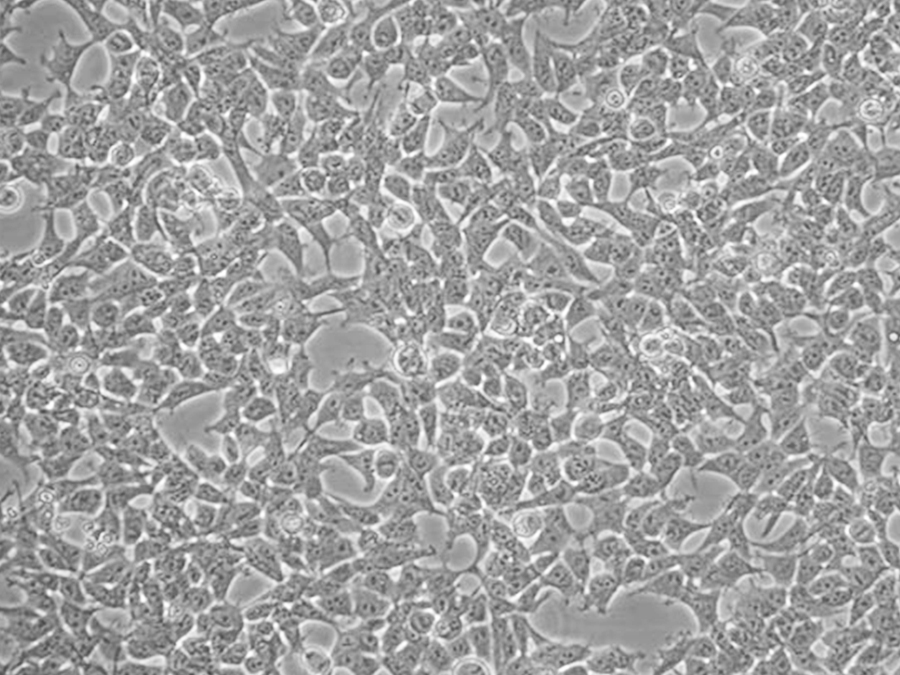
#> input picture samples/cells/cells.jpg, 900 x 675 px, found by its file name
$ python cell_to_feature.py
#> lines starting #> are read from the running program, lines starting #| are printed output that depends on the picture; after the words box and inside, x2 and y2 are one past the last pixel; in counts of white or black regions, pixels touching at a corner belong together
from pathlib import Path

import numpy as np
import pandas as pd
import matplotlib.pyplot as plt

from skimage import (
    io,
    color,
    util,
    exposure,
    filters,
    morphology,
    measure,
    segmentation,
)
from skimage.color import label2rgb
from skimage.segmentation import find_boundaries

from sklearn.preprocessing import RobustScaler
from sklearn.decomposition import PCA
from sklearn.cluster import KMeans
from sklearn.metrics import silhouette_score


# ============================================================
# 1. Reading and preprocessing
# ============================================================

def read_gray_image(image_path):
    """Read an image and convert it to a 0~1 float grayscale image."""
    image = io.imread(image_path)

    if image.ndim == 3:
        if image.shape[-1] == 4:
            image = color.rgba2rgb(image)
        image = color.rgb2gray(image)

    return util.img_as_float32(image)


def preprocess_phase_contrast(
    image,
    background_sigma=25,
    denoise_sigma=1.2,
    clahe_clip=0.015,
):
    """
    Preprocess a phase-contrast/bright-field image.

    background_sigma:
        Use a large-scale Gaussian filter to estimate the non-uniform background.
        Should be clearly larger than a typical cell radius.

    clahe_clip:
        Strength of local contrast enhancement.
    """

    image = exposure.rescale_intensity(image, out_range=(0, 1))

    # Estimate the slowly varying illumination background
    background = filters.gaussian(
        image,
        sigma=background_sigma,
        preserve_range=True,
    )

    # High-pass style background correction
    corrected = image - background

    # Remap to 0~1
    corrected = exposure.rescale_intensity(
        corrected,
        in_range=(
            np.percentile(corrected, 1),
            np.percentile(corrected, 99),
        ),
        out_range=(0, 1),
    )

    # Remove high-frequency noise while preserving boundaries
    denoised = filters.gaussian(
        corrected,
        sigma=denoise_sigma,
        preserve_range=True,
    )

    # Enhance local boundaries
    enhanced = exposure.equalize_adapthist(
        denoised,
        clip_limit=clahe_clip,
    )

    return {
        "original": image,
        "background": background,
        "corrected": corrected,
        "enhanced": enhanced,
    }


# ============================================================
# 2. First distinguish cell-covered areas from dish gaps
# ============================================================

def estimate_cell_coverage_mask(
    original,
    enhanced,
    texture_sigma=5.0,
    gradient_sigma=2.0,
    threshold_scale=0.85,
    closing_radius=7,
    opening_radius=2,
    min_coverage_area=300,
    max_hole_area=1200,
):
    """
    Estimate the "cell-covered regions" based on local texture and edge density.

    In phase-contrast images:
    - Cell regions usually have higher local grayscale std and edge density;
    - Dish gaps are usually smoother, with lower local texture and gradient.

    Returns
    -------
    coverage_mask : bool ndarray
        True marks the regions where cell instance segmentation is allowed;
        False marks dish gaps / smooth background.

    score : float ndarray
        Heuristic score of cell-coverage probability, useful for tuning and visualization.
    """

    original = exposure.rescale_intensity(original, out_range=(0, 1))
    enhanced = exposure.rescale_intensity(enhanced, out_range=(0, 1))

    # Local standard deviation: E[x^2] - E[x]^2
    local_mean = filters.gaussian(
        original,
        sigma=texture_sigma,
        preserve_range=True,
    )
    local_mean_sq = filters.gaussian(
        original ** 2,
        sigma=texture_sigma,
        preserve_range=True,
    )
    local_variance = np.maximum(
        local_mean_sq - local_mean ** 2,
        0,
    )
    local_std = np.sqrt(local_variance)

    # Edge density: cell edges and phase-contrast halos produce strong gradients
    gradient = filters.scharr(enhanced)
    gradient_density = filters.gaussian(
        gradient,
        sigma=gradient_sigma,
        preserve_range=True,
    )

    # Robust normalization separately, to avoid extreme bright points dominating the score
    def robust_normalize(arr):
        low, high = np.percentile(arr, (2, 98))
        if high <= low:
            return np.zeros_like(arr, dtype=np.float32)
        return np.clip((arr - low) / (high - low), 0, 1)

    texture_norm = robust_normalize(local_std)
    gradient_norm = robust_normalize(gradient_density)

    # For this kind of phase-contrast image, texture is usually more stable than single-point gradient
    score = 0.60 * texture_norm + 0.40 * gradient_norm
    score = filters.gaussian(
        score,
        sigma=1.5,
        preserve_range=True,
    )

    # Otsu automatic threshold, allowing recall to be tuned with threshold_scale
    otsu_threshold = filters.threshold_otsu(score)
    threshold = otsu_threshold * threshold_scale
    coverage_mask = score > threshold

    # Connect cell-covered regions broken by halos or weak texture
    if closing_radius > 0:
        coverage_mask = morphology.binary_closing(
            coverage_mask,
            morphology.disk(closing_radius),
        )

    # Remove isolated noise
    if opening_radius > 0:
        coverage_mask = morphology.binary_opening(
            coverage_mask,
            morphology.disk(opening_radius),
        )

    coverage_mask = morphology.remove_small_objects(
        coverage_mask,
        min_size=min_coverage_area,
    )

    # Fill small holes inside cells, but keep the real large dish gaps
    coverage_mask = morphology.remove_small_holes(
        coverage_mask,
        area_threshold=max_hole_area,
    )

    return coverage_mask, score


# ============================================================
# 3. Gradient-based marker-controlled Watershed
# ============================================================

def segment_confluent_cells(
    enhanced,
    coverage_mask=None,
    gradient_sigma=4.0,
    minima_h=0.015,
    compactness=0.0005,
    min_area=80,
    max_area=5000,
    remove_border_cells=True,
):
    """
    Gradient Watershed for high-density phase-contrast cells.

    Unlike binary thresholding, this does not assume a distinct background.
    The whole image is divided into cell regions based on edge ridges.

    gradient_sigma:
        Gradient smoothing scale.
        Small -> more seeds, easy to over-segment
        Large -> fewer seeds, easy to miss small cells

    minima_h:
        h-minima depth threshold.
        Small -> keep more minima, cell count increases
        Large -> keep only stable minima, cell count decreases
    """

    # Scharr is quite sensitive to the bright/dark halos in phase-contrast images
    gradient_raw = filters.scharr(enhanced)

    # Suppress small textures and noisy minima inside a single cell
    gradient = filters.gaussian(
        gradient_raw,
        sigma=gradient_sigma,
        preserve_range=True,
    )

    # If no coverage area is provided, fall back to the whole image
    if coverage_mask is None:
        coverage_mask = np.ones_like(enhanced, dtype=bool)
    else:
        coverage_mask = coverage_mask.astype(bool)

    # Cell interiors usually correspond to low-value basins in the smoothed gradient map
    minima = morphology.h_minima(
        gradient,
        h=minima_h,
    )

    # Dish gaps must not become watershed seeds
    minima &= coverage_mask

    # Remove very small minima regions
    minima = morphology.remove_small_objects(
        minima,
        min_size=4,
    )

    markers = measure.label(minima)

    print("Initial watershed seed count:", markers.max())

    if markers.max() == 0:
        raise RuntimeError(
            "No watershed seeds detected. Please reduce minima_h."
        )

    # Only partition within the cell-covered area; dish gaps remain as background 0
    labels = segmentation.watershed(
        gradient,
        markers=markers,
        mask=coverage_mask,
        compactness=compactness,
        watershed_line=True,
    )

    if remove_border_cells:
        labels = segmentation.clear_border(labels)

    # Area filtering, but must not use measure.label(labels > 0),
    # otherwise adjacent cells could merge back into one region
    filtered = np.zeros_like(labels, dtype=np.int32)
    next_label = 1

    for region in measure.regionprops(labels):
        if region.area < min_area:
            continue

        if max_area is not None and region.area > max_area:
            continue

        filtered[labels == region.label] = next_label
        next_label += 1

    return {
        "gradient_raw": gradient_raw,
        "gradient": gradient,
        "minima": minima,
        "markers": markers,
        "coverage_mask": coverage_mask,
        "labels": filtered,
    }


# ============================================================
# 4. Extract per-cell morphology and grayscale features
# ============================================================

# [8 lines left out: function intensity_std, not called in this run]


def intensity_p10(region_mask, intensity_image):
    values = intensity_image[region_mask]
    return float(np.percentile(values, 10)) if values.size else np.nan


def intensity_p90(region_mask, intensity_image):
    values = intensity_image[region_mask]
    return float(np.percentile(values, 90)) if values.size else np.nan


def extract_cell_features(image, labels):
    """Extract morphology and grayscale features from each watershed region."""

    properties = [
        "label",
        "area",
        "perimeter",
        "perimeter_crofton",
        "convex_area",
        "filled_area",
        "equivalent_diameter_area",
        "major_axis_length",
        "minor_axis_length",
        "eccentricity",
        "solidity",
        "extent",
        "orientation",
        "centroid",
        "mean_intensity",
        "min_intensity",
        "max_intensity",
    ]

    table = measure.regionprops_table(
        labels,
        intensity_image=image,
        properties=properties,
        extra_properties=[
            intensity_std,
            intensity_p10,
            intensity_p90,
        ],
    )

    df = pd.DataFrame(table)

    eps = 1e-8

    # Circularity: closer to 1 means closer to a circle
    df["circularity"] = (
        4 * np.pi * df["area"]
        / (df["perimeter_crofton"] ** 2 + eps)
    )

    # Aspect ratio
    df["aspect_ratio"] = (
        df["major_axis_length"]
        / (df["minor_axis_length"] + eps)
    )

    # Area to convex-hull area ratio
    df["convex_area_ratio"] = (
        df["area"]
        / (df["convex_area"] + eps)
    )

    # Degree of holes inside the region
    df["filled_ratio"] = (
        df["area"]
        / (df["filled_area"] + eps)
    )

    # Grayscale dynamic range
    df["intensity_range"] = (
        df["intensity_p90"]
        - df["intensity_p10"]
    )

    df = df.replace([np.inf, -np.inf], np.nan)

    return df


# ============================================================
# 5. Morphology clustering
# ============================================================

def cluster_cell_morphology(
    feature_df,
    n_clusters=3,
):
    """
    RobustScaler + PCA + KMeans.

    The clustering result represents computationally defined morphology groups,
    and must not be called biological cell types without validation.
    """

    feature_columns = [
        "area",
        "perimeter_crofton",
        "equivalent_diameter_area",
        "major_axis_length",
        "minor_axis_length",
        "eccentricity",
        "solidity",
        "extent",
        "circularity",
        "aspect_ratio",
        "convex_area_ratio",
        "filled_ratio",
        "mean_intensity",
        "intensity_std",
        "intensity_range",
    ]

    df = feature_df.copy()

    X = df[feature_columns].copy()
    X = X.fillna(X.median())

    # Apply log1p to skewed features such as area, to avoid large cells dominating the clustering
    log_columns = [
        "area",
        "perimeter_crofton",
        "equivalent_diameter_area",
        "major_axis_length",
        "minor_axis_length",
        "aspect_ratio",
    ]

    for column in log_columns:
        X[column] = np.log1p(X[column].clip(lower=0))

    scaler = RobustScaler()
    X_scaled = scaler.fit_transform(X)

    n_components = min(
        8,
        X_scaled.shape[1],
        X_scaled.shape[0] - 1,
    )

    if n_components < 2:
        raise ValueError("Too few valid cells to perform PCA clustering.")

    pca = PCA(
        n_components=n_components,
        random_state=42,
    )

    X_pca = pca.fit_transform(X_scaled)

    model = KMeans(
        n_clusters=n_clusters,
        n_init=30,
        random_state=42,
    )

    clusters = model.fit_predict(X_pca)

    df["cluster"] = clusters
    df["PC1"] = X_pca[:, 0]
    df["PC2"] = X_pca[:, 1]

    score = silhouette_score(X_pca, clusters)

    return {
        "features": df,
        "feature_columns": feature_columns,
        "X_scaled": X_scaled,
        "X_pca": X_pca,
        "scaler": scaler,
        "pca": pca,
        "model": model,
        "silhouette": score,
    }


def map_clusters_to_image(labels, clustered_df):
    """Map each cell's cluster number back onto the original image."""

    cluster_image = np.zeros_like(labels, dtype=np.int32)

    mapping = dict(
        zip(
            clustered_df["label"].astype(int),
            clustered_df["cluster"].astype(int) + 1,
        )
    )

    for cell_label, cluster_label in mapping.items():
        cluster_image[labels == cell_label] = cluster_label

    return cluster_image


# ============================================================
# 6. Visualization
# ============================================================

def visualize_segmentation(
    original,
    preprocessing,
    segmentation_result,
    output_dir,
):
    labels = segmentation_result["labels"]

    overlay = label2rgb(
        labels,
        image=original,
        bg_label=0,
        alpha=0.30,
    )

    boundaries = find_boundaries(
        labels,
        mode="outer",
    )

    boundary_overlay = color.gray2rgb(original)
    boundary_overlay[boundaries] = [1, 0, 0]

    fig, axes = plt.subplots(
        2,
        3,
        figsize=(17, 11),
    )

    axes[0, 0].imshow(original, cmap="gray")
    axes[0, 0].set_title("original")

    axes[0, 1].imshow(
        preprocessing["coverage_score"],
        cmap="magma",
    )
    axes[0, 1].set_title("cell coverage score")

    axes[0, 2].imshow(
        preprocessing["coverage_mask"],
        cmap="gray",
    )
    axes[0, 2].set_title("cell coverage mask")

    axes[1, 0].imshow(
        segmentation_result["gradient"],
        cmap="magma",
    )
    axes[1, 0].set_title("gradient smoothed")

    axes[1, 1].imshow(overlay)
    axes[1, 1].set_title(
        f"segment into: {labels.max()} areas"
    )

    axes[1, 2].imshow(boundary_overlay)
    axes[1, 2].set_title("bondary_check")

    for ax in axes.flat:
        ax.axis("off")

    plt.tight_layout()
    plt.savefig(output_dir / "result1.png", dpi = 300)


def visualize_clusters(
    original,
    labels,
    clustering_result,
    output_dir,
):
    df = clustering_result["features"]

    cluster_image = map_clusters_to_image(
        labels,
        df,
    )

    cluster_overlay = label2rgb(
        cluster_image,
        image=original,
        bg_label=0,
        alpha=0.42,
    )

    fig, axes = plt.subplots(
        1,
        2,
        figsize=(16, 7),
    )

    axes[0].imshow(cluster_overlay)
    axes[0].set_title(
        "Cluster_color_overlay_original_figure"
    )
    axes[0].axis("off")

    scatter = axes[1].scatter(
        df["PC1"],
        df["PC2"],
        c=df["cluster"],
        cmap="tab10",
        s=22,
        alpha=0.8,
    )

    axes[1].set_xlabel("PC1")
    axes[1].set_ylabel("PC2")
    axes[1].set_title(
        "PC analysis\n"
        f"silhouette={clustering_result['silhouette']:.3f}"
    )

    axes[1].legend(
        *scatter.legend_elements(),
        title="clusters",
        loc="best",
    )

    plt.tight_layout()
    plt.savefig(output_dir / "result2.png", dpi = 300)

    return cluster_image


# ============================================================
# 7. Main function
# ============================================================

def analyze_phase_contrast_cells(
    image_path,
    output_dir="cell_analysis_output",
    n_clusters=5,
):
    output_dir = Path(output_dir)
    output_dir.mkdir(
        parents=True,
        exist_ok=True,
    )

    image = read_gray_image(image_path)
#> in read_gray_image, image is the input picture: shape (675, 900, 3); min 68, max 255, mean 161.1

    prep = preprocess_phase_contrast(
        image,
        background_sigma=25,
        denoise_sigma=1.2,
        clahe_clip=0.015,
    )
#> in preprocess_phase_contrast, `enhanced = exposure.equalize_adapthist( denoised, clip_limit=clahe_cli..`:
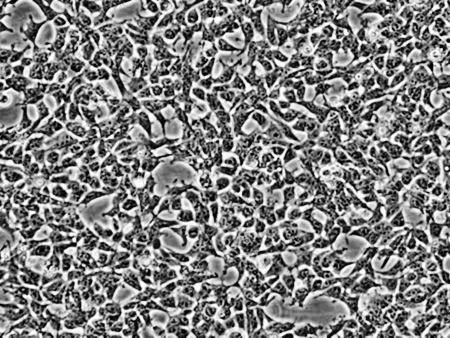
#> enhanced: shape (675, 900) float32 (shown at 1/2 size); min 0, max 1, mean 0.503
#> prep = 4 items

    # First distinguish cell-covered areas from dish gaps
    coverage_mask, coverage_score = estimate_cell_coverage_mask(
        image,
        prep["enhanced"],
        texture_sigma=5.0,
        gradient_sigma=2.0,
        threshold_scale=0.85,
        closing_radius=7,
        opening_radius=2,
        min_coverage_area=300,
        max_hole_area=1200,
    )
#> in estimate_cell_coverage_mask, `gradient_density = filters.gaussian( gradient, sigma=gradient_sigma, p..`:
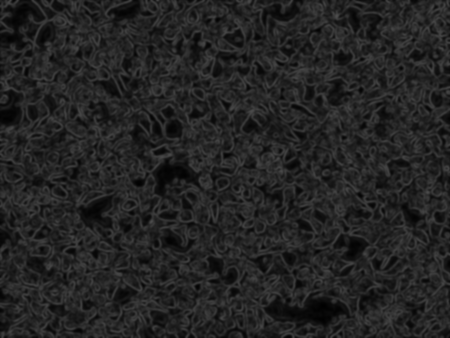
#> gradient_density: shape (675, 900) float32 (shown at 1/2 size); min 0.0017, max 0.307, mean 0.139
#> in robust_normalize, `low, high = np.percentile(arr, (2, 98))`: low = 0.0566; high = 0.216
#> in robust_normalize, `return np.clip((arr - low) / (high - low), 0, 1)`:
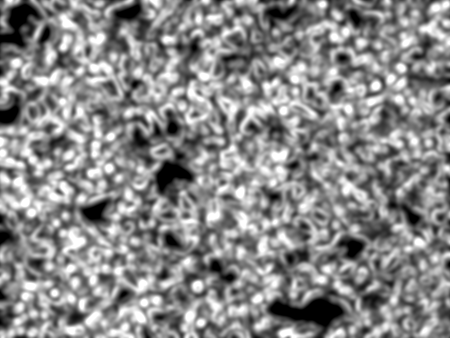
#> returned value: shape (675, 900) float32 (shown at 1/2 size); min 0, max 1, mean 0.54
#> in estimate_cell_coverage_mask, `score = 0.60 * texture_norm + 0.40 * gradient_norm`:
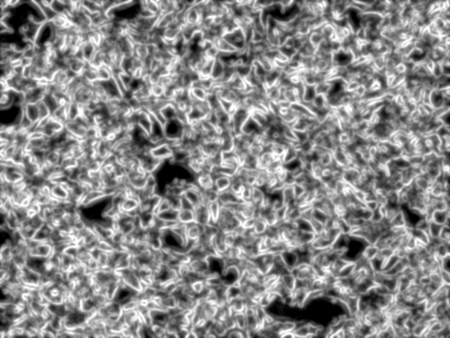
#> score: shape (675, 900) float32 (shown at 1/2 size); min 0, max 1, mean 0.532
#> in estimate_cell_coverage_mask, `otsu_threshold = filters.threshold_otsu(score)`: otsu_threshold = 0.517
#> in estimate_cell_coverage_mask, `threshold = otsu_threshold * threshold_scale`: threshold = 0.439
#> in estimate_cell_coverage_mask, `coverage_mask = score > threshold`:
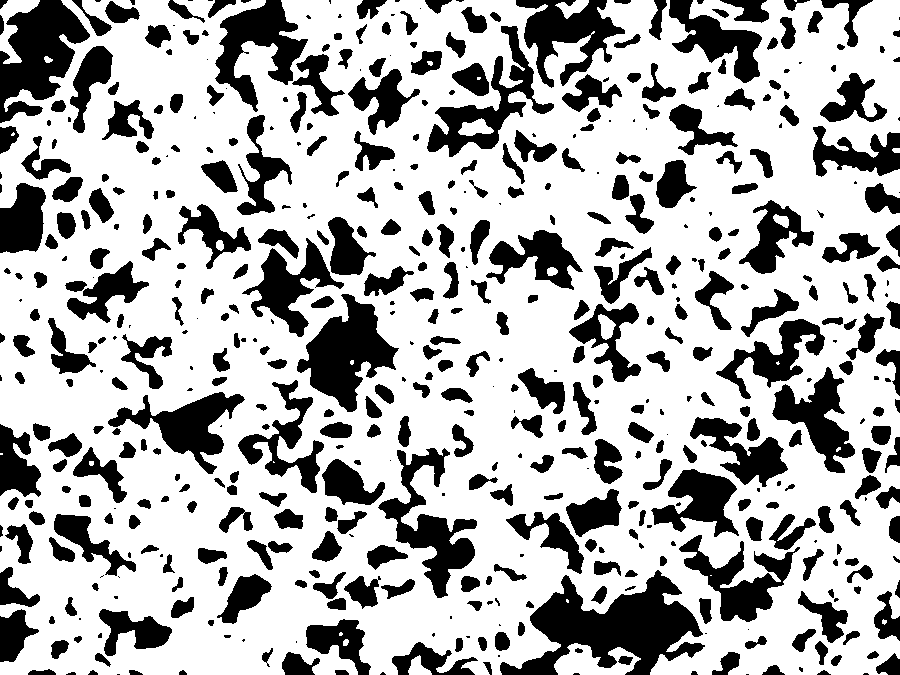
#> coverage_mask: shape (675, 900) bool; 69.6% white; 532 black regions (125 under 20 px), largest, box (x1, y1, x2, y2) and area: (500, 570, 705, 675) 10061, (0, 0, 90, 123) 6151, (297, 294, 399, 412) 5721

    prep["coverage_mask"] = coverage_mask
    prep["coverage_score"] = coverage_score

    print(
        "Estimated cell coverage rate:",
        f"{coverage_mask.mean() * 100:.1f}%"
    )
#| Estimated cell coverage rate: 89.3%

    seg = segment_confluent_cells(
        prep["enhanced"],
        coverage_mask=coverage_mask,

        # For the uploaded 900x675 image, start from the following parameters
        gradient_sigma=4.0,
        minima_h=0.015,
        compactness=0.0005,

        min_area=80,
        max_area=5000,
        remove_border_cells=True,
    )
#| Initial watershed seed count: 558
#> in segment_confluent_cells, `labels = segmentation.clear_border(labels)`:
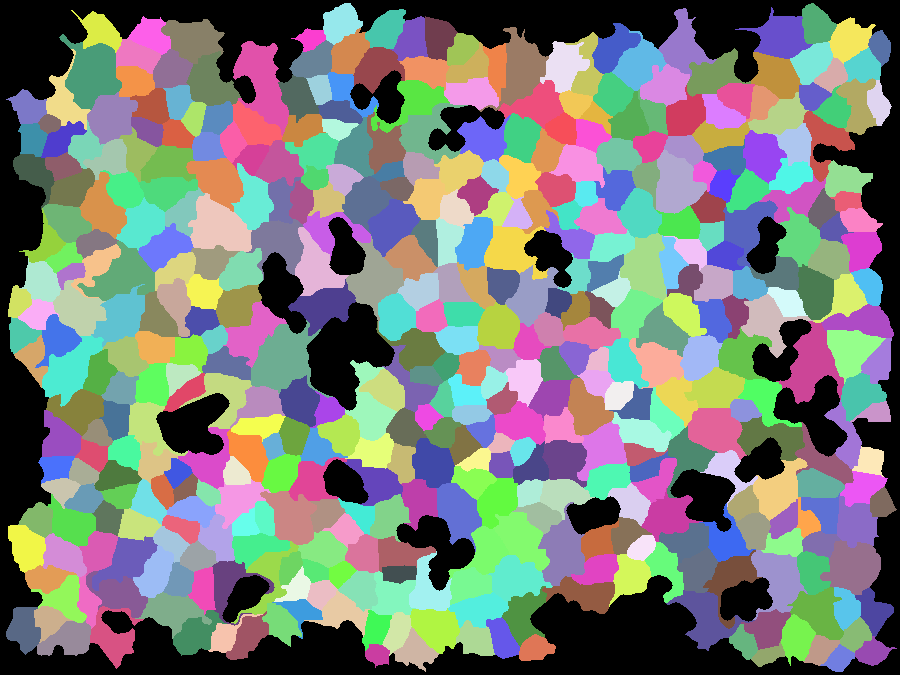
#> labels: shape (675, 900) int64; 457 distinct labels, from 0 to 528; one colour per label, 0 black
#> (the rest of the program and of its run is left out)
